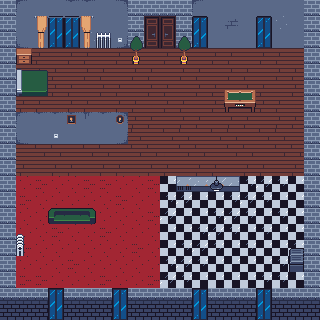

Rendered tile map (Tiled .tmx) drawn with the repository's tilesets; below, a short description and the full map source, tile grids included:
An orthogonal 20x20 tile map with 16x16 px tiles, 3 tile layers (terrain, upper, upper second), 3 tilesets.

<map version="1.10" tiledversion="1.11.2" orientation="orthogonal" renderorder="right-down" width="20" height="20" tilewidth="16" tileheight="16" infinite="0" nextlayerid="4" nextobjectid="1">
 <tileset firstgid="1" source="tileset_modern_rpg_background.tsx" />
 <tileset firstgid="257" source="tileset_modern_rpg_furniture.tsx" />
 <tileset firstgid="513" source="tileset_modern_rpg_props.tsx" />
 <layer id="1" name="terrain" width="20" height="20">
  <data encoding="csv">
86,41,57,57,42,42,57,2684354601,86,86,86,86,57,57,57,57,57,57,57,2684354601,
86,57,57,57,57,57,57,57,86,2147483976,328,86,57,57,58,57,57,45,57,57,
86,1610612777,57,57,57,45,57,3221225513,86,2147483992,344,86,57,57,57,57,57,57,57,57,
86,2,2,3,2,2,3,2,2,3,2,2,3,2,2,3,2,2,3,86,
86,3,2,2,3,2,2,3,2,2,3,2,2,3,2,2,3,2,2,86,
86,2,3,2,2,3,2,2,3,2,2,3,2,2,3,2,2,3,2,86,
86,2,2,3,2,2,3,2,2,3,2,2,3,2,2,3,2,2,3,86,
86,41,42,42,42,43,42,2684354601,2,2,3,2,2,3,2,2,3,2,2,86,
86,1610612777,57,57,57,57,57,3221225513,4,3,4,4,3,4,4,3,4,4,3,86,
86,3,4,4,3,4,4,3,4,4,3,4,4,3,4,4,3,4,4,86,
86,2,3,2,2,3,2,2,3,2,2,3,2,2,3,2,2,3,2,86,
86,228,227,228,228,227,227,228,228,227,246,247,248,246,246,247,248,247,246,86,
86,227,228,228,228,228,228,227,228,228,247,248,246,246,247,248,247,246,246,86,
86,228,228,228,227,228,228,228,228,227,248,246,246,247,248,247,246,247,246,86,
86,228,228,227,228,228,227,228,228,228,246,246,247,248,247,246,247,246,246,86,
86,227,228,228,228,228,228,228,227,228,246,247,248,247,246,247,246,246,247,86,
86,228,228,228,227,228,228,228,228,228,247,248,247,246,246,246,246,247,247,86,
86,227,227,228,228,228,227,228,228,227,248,247,246,246,246,246,247,247,246,86,
87,87,87,53,87,87,87,53,87,87,87,87,53,87,87,87,53,87,87,87,
53,53,53,53,53,53,53,53,53,53,53,53,53,53,53,53,53,53,53,53
</data>
 </layer>
 <layer id="2" name="upper" width="20" height="20">
  <data encoding="csv">
0,0,0,0,0,0,0,0,0,0,0,0,41,0,0,0,0,0,0,86,
0,0,0,324,324,0,0,0,0,0,0,0,324,0,0,0,324,0,0,86,
0,0,521,340,340,0,452,520,363,0,0,363,340,0,0,0,340,0,0,86,
0,278,0,0,0,0,0,0,379,0,0,379,0,0,0,0,0,0,0,0,
0,2147484015,2147484014,0,0,0,0,0,0,0,0,0,0,0,0,0,0,0,0,0,
0,2147484031,2147484030,0,0,0,0,0,0,0,0,0,0,0,301,302,0,0,0,0,
0,0,0,0,0,0,0,0,0,0,0,0,0,0,317,318,0,0,0,0,
0,0,0,0,642,0,0,643,0,0,0,0,0,0,0,0,0,0,0,0,
0,0,0,520,0,0,0,0,0,0,0,0,0,0,0,0,0,0,0,0,
0,0,0,0,0,0,0,0,0,0,0,0,0,0,0,0,0,0,0,0,
0,0,0,0,0,0,0,0,0,0,0,0,0,0,0,0,0,0,0,0,
0,0,0,0,0,0,0,0,0,0,0,438,439,439,440,0,0,0,0,0,
0,0,0,0,0,0,0,0,0,0,0,0,0,0,0,0,0,0,0,0,
0,0,0,401,402,403,0,0,0,0,0,0,0,0,0,0,0,0,0,0,
0,0,0,0,0,0,0,0,0,0,0,0,0,0,0,0,0,0,0,0,
0,0,0,0,0,0,0,0,0,0,0,0,0,0,0,0,0,0,737,0,
0,0,0,0,0,0,0,0,0,0,0,0,0,0,0,0,0,0,753,0,
0,0,0,0,0,0,0,0,0,0,0,0,0,0,0,0,0,0,0,0,
0,0,0,324,0,0,0,324,0,0,0,0,324,0,0,0,324,0,0,0,
0,0,0,340,0,0,0,340,0,0,0,0,340,0,0,0,340,0,0,0
</data>
 </layer>
 <layer id="3" name="upper second" width="20" height="20">
  <data encoding="csv">
0,0,0,0,0,0,0,0,0,0,0,0,0,0,0,0,0,0,0,0,
0,0,397,398,398,399,0,0,0,0,0,0,0,0,0,0,0,0,0,0,
0,0,413,0,0,415,0,0,0,0,0,0,0,0,0,0,0,0,0,0,
0,0,0,0,0,0,0,0,0,0,0,0,0,0,0,0,0,0,0,0,
0,0,0,0,0,0,0,0,0,0,0,0,0,0,0,0,0,0,0,0,
0,0,0,0,0,0,0,0,0,0,0,0,0,0,0,0,0,0,0,0,
0,0,0,0,0,0,0,0,0,0,0,0,0,0,0,0,0,0,0,0,
0,0,0,0,0,0,0,0,0,0,0,0,0,0,0,0,0,0,0,0,
0,0,0,0,0,0,0,0,0,0,0,0,0,0,0,0,0,0,0,0,
0,0,0,0,0,0,0,0,0,0,0,0,0,0,0,0,0,0,0,0,
0,0,0,0,0,0,0,0,0,0,0,0,0,0,0,0,0,0,0,0,
0,0,0,0,0,0,0,0,0,0,0,0,0,456,0,0,0,0,0,0,
0,0,0,0,0,0,0,0,0,0,0,0,0,0,0,0,0,0,0,0,
0,0,0,0,0,0,0,0,0,0,0,0,0,0,0,0,0,0,0,0,
0,437,0,0,0,0,0,0,0,0,0,0,0,0,0,0,0,0,0,0,
0,453,0,0,0,0,0,0,0,0,0,0,0,0,0,0,0,0,0,0,
0,0,0,0,0,0,0,0,0,0,0,0,0,0,0,0,0,0,0,0,
0,0,0,0,0,0,0,0,0,0,0,0,0,0,0,0,0,0,0,0,
0,0,0,0,0,0,0,0,0,0,0,0,0,0,0,0,0,0,0,0,
0,0,0,0,0,0,0,0,0,0,0,0,0,0,0,0,0,0,0,0
</data>
 </layer>
</map>
